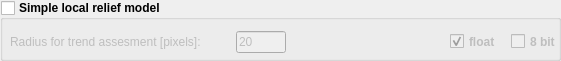
    <widget class="QGroupBox" name="group_local_relief">
     <property name="enabled">
      <bool>true</bool>
     </property>
     <property name="geometry">
      <rect>
       <x>70</x>
       <y>240</y>
       <width>561</width>
       <height>61</height>
      </rect>
     </property>
     <property name="sizePolicy">
      <sizepolicy hsizetype="MinimumExpanding" vsizetype="MinimumExpanding">
       <horstretch>0</horstretch>
       <verstretch>0</verstretch>
      </sizepolicy>
     </property>
     <property name="font">
      <font>
       <weight>75</weight>
       <bold>true</bold>
      </font>
     </property>
     <property name="accessibleDescription">
      <string>simple_local_relief</string>
     </property>
     <property name="title">
      <string>Simple local relief model</string>
     </property>
     <property name="flat">
      <bool>false</bool>
     </property>
     <property name="checkable">
      <bool>true</bool>
     </property>
     <property name="checked">
      <bool>false</bool>
     </property>
     <widget class="QWidget" name="layoutWidget_40">
      <property name="geometry">
       <rect>
        <x>10</x>
        <y>30</y>
        <width>276</width>
        <height>24</height>
       </rect>
      </property>
      <property name="sizePolicy">
       <sizepolicy hsizetype="MinimumExpanding" vsizetype="MinimumExpanding">
        <horstretch>0</horstretch>
        <verstretch>0</verstretch>
       </sizepolicy>
      </property>
      <layout class="QHBoxLayout" name="horizontalLayout_46">
       <item>
        <widget class="QLabel" name="label_46">
         <property name="sizePolicy">
          <sizepolicy hsizetype="MinimumExpanding" vsizetype="MinimumExpanding">
           <horstretch>0</horstretch>
           <verstretch>0</verstretch>
          </sizepolicy>
         </property>
         <property name="font">
          <font>
           <weight>50</weight>
           <bold>false</bold>
          </font>
         </property>
         <property name="text">
          <string>Radius for trend assesment [pixels]:</string>
         </property>
        </widget>
       </item>
       <item>
        <widget class="QLineEdit" name="line_slrm_rad_cell">
         <property name="sizePolicy">
          <sizepolicy hsizetype="MinimumExpanding" vsizetype="MinimumExpanding">
           <horstretch>0</horstretch>
           <verstretch>0</verstretch>
          </sizepolicy>
         </property>
         <property name="minimumSize">
          <size>
           <width>0</width>
           <height>0</height>
          </size>
         </property>
         <property name="maximumSize">
          <size>
           <width>50</width>
           <height>22</height>
          </size>
         </property>
         <property name="font">
          <font>
           <weight>50</weight>
           <bold>false</bold>
          </font>
         </property>
         <property name="accessibleDescription">
          <string>trend_radius</string>
         </property>
         <property name="inputMask">
          <string>009</string>
         </property>
         <property name="text">
          <string>20</string>
         </property>
         <property name="maxLength">
          <number>3</number>
         </property>
         <property name="frame">
          <bool>true</bool>
         </property>
         <property name="placeholderText">
          <string>315</string>
         </property>
         <property name="clearButtonEnabled">
          <bool>false</bool>
         </property>
        </widget>
       </item>
      </layout>
     </widget>
     <widget class="QWidget" name="horizontalLayoutWidget_8">
      <property name="geometry">
       <rect>
        <x>450</x>
        <y>30</y>
        <width>115</width>
        <height>23</height>
       </rect>
      </property>
      <property name="sizePolicy">
       <sizepolicy hsizetype="MinimumExpanding" vsizetype="MinimumExpanding">
        <horstretch>0</horstretch>
        <verstretch>0</verstretch>
       </sizepolicy>
      </property>
      <layout class="QHBoxLayout" name="horizontalLayout_7">
       <item>
        <widget class="QCheckBox" name="check_slrm_float">
         <property name="sizePolicy">
          <sizepolicy hsizetype="MinimumExpanding" vsizetype="MinimumExpanding">
           <horstretch>0</horstretch>
           <verstretch>0</verstretch>
          </sizepolicy>
         </property>
         <property name="text">
          <string>float</string>
         </property>
         <property name="checked">
          <bool>true</bool>
         </property>
        </widget>
       </item>
       <item>
        <widget class="QCheckBox" name="check_slrm_8bit">
         <property name="sizePolicy">
          <sizepolicy hsizetype="MinimumExpanding" vsizetype="MinimumExpanding">
           <horstretch>0</horstretch>
           <verstretch>0</verstretch>
          </sizepolicy>
         </property>
         <property name="text">
          <string>8 bit</string>
         </property>
        </widget>
       </item>
      </layout>
     </widget>
    </widget>
